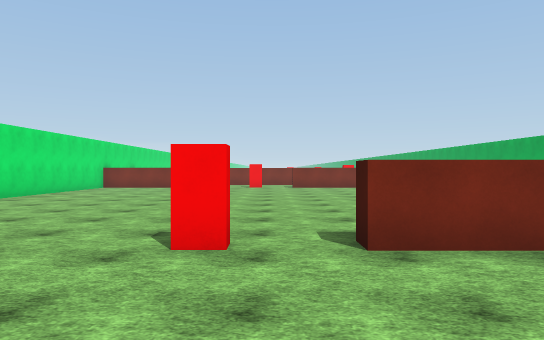
View 1 (above)

22 first-person views from a walk through a scene from a Unity 3-D project. The camera is 1.5 m above the floor, looks level and sees 70° across. The floor is counted in squares, 2 m on a side. Each view is taken from the middle of a square. On the plan, view 1 faces up. The plan holds only what a view shows up to about 12 squares ahead; the rest is blank. The place goes on beyond the plan. Surface patterns are stand-ins for the level's own textures.

View 2
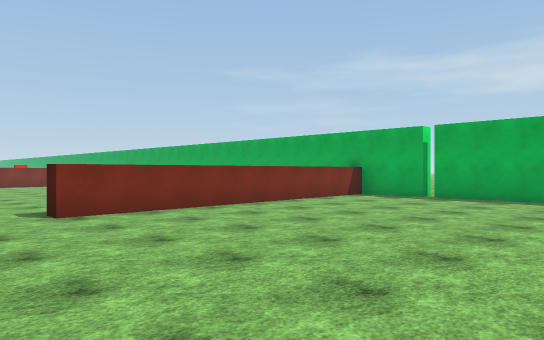

View 3
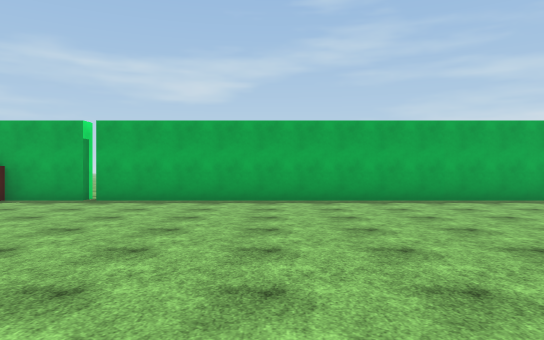

View 4
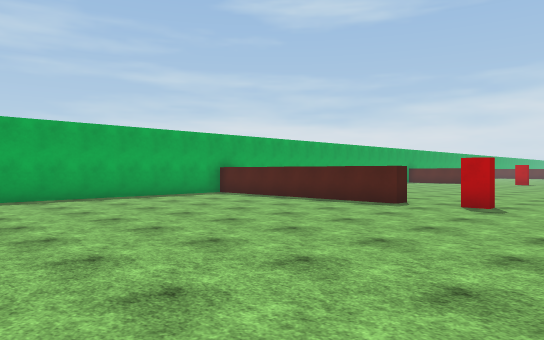

View 5
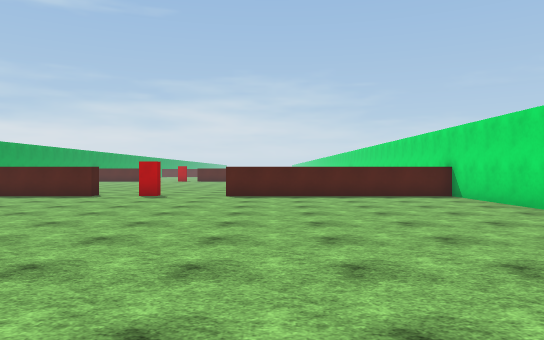

View 6
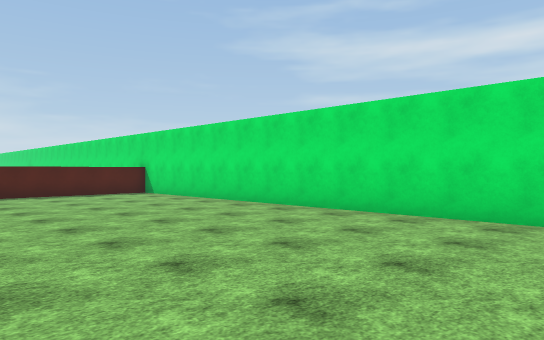

View 7
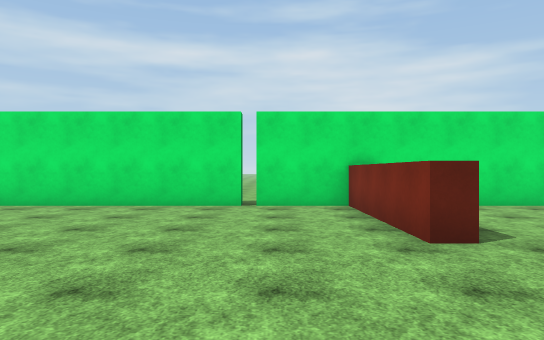

View 8
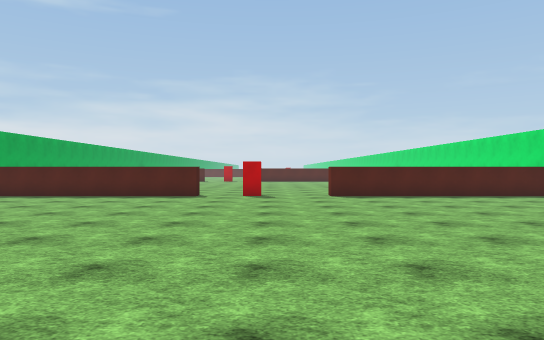

View 9
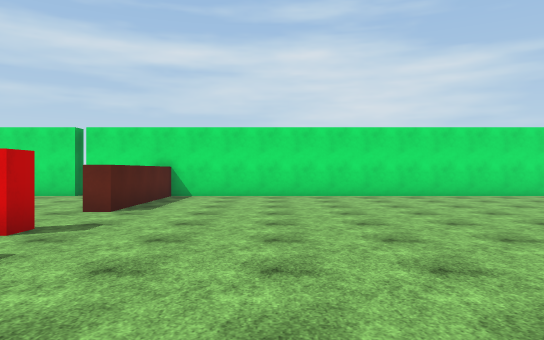

View 10
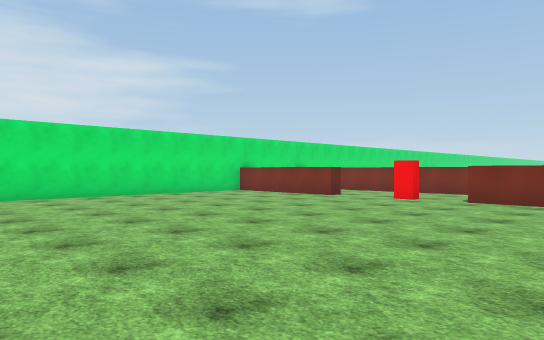

View 11
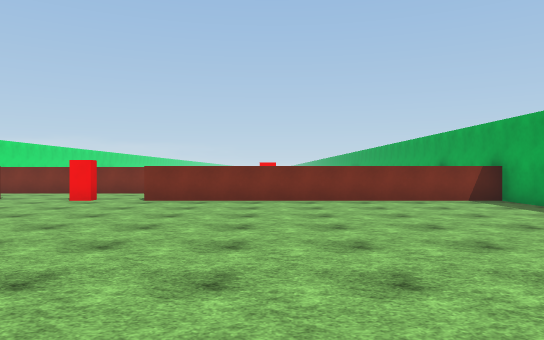

View 12
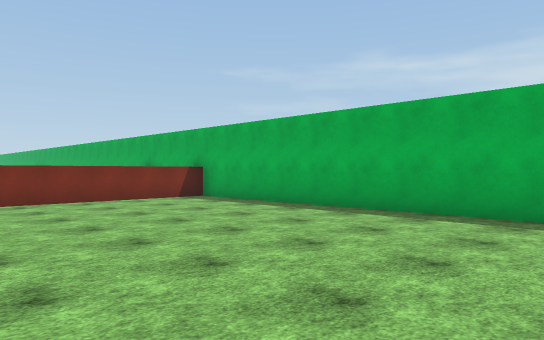

View 13
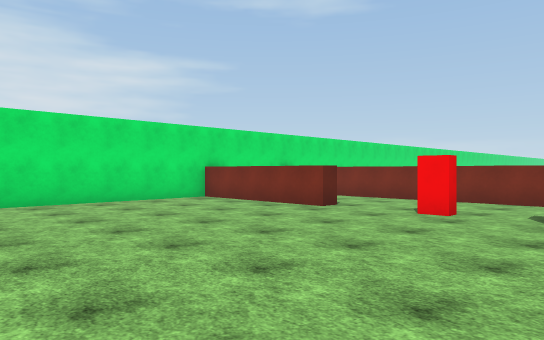

View 14
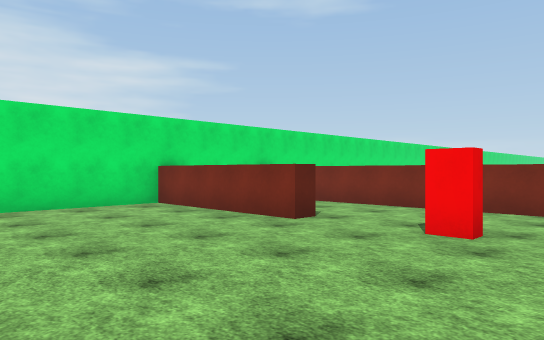

View 15
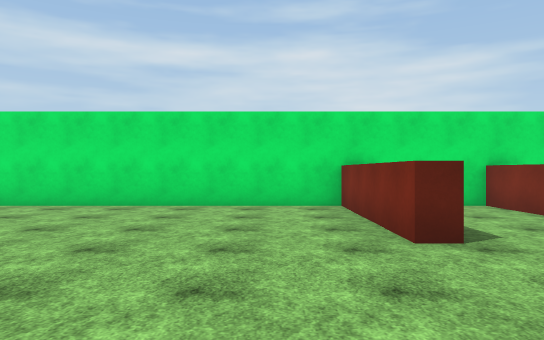

View 16
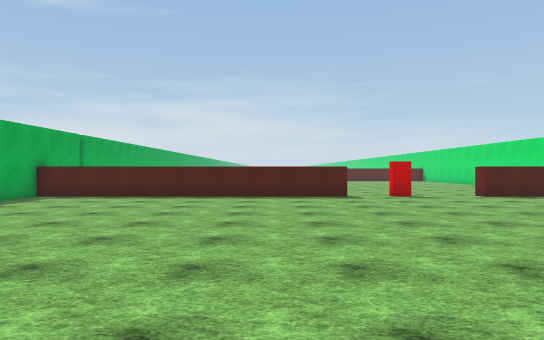

View 17
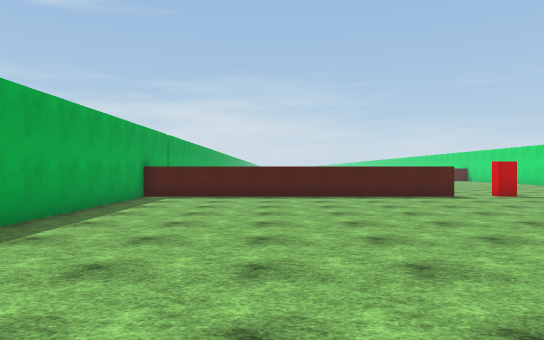

View 18
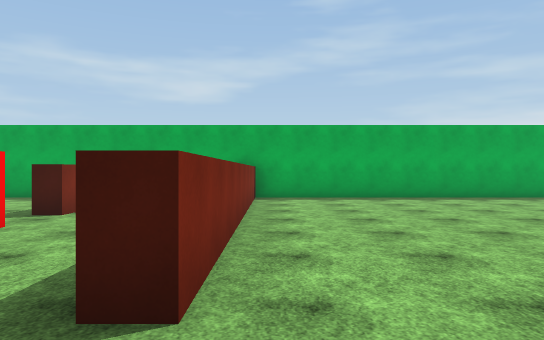

View 19
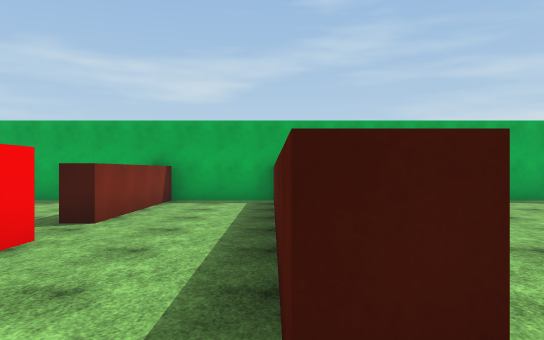

View 20
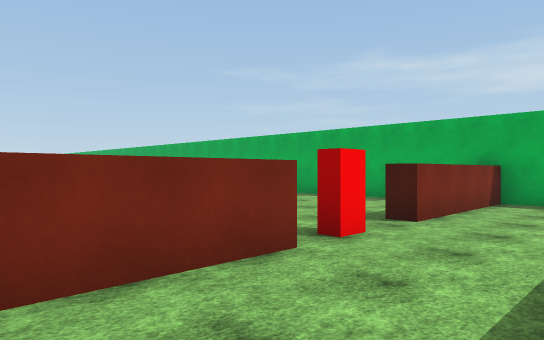

View 21
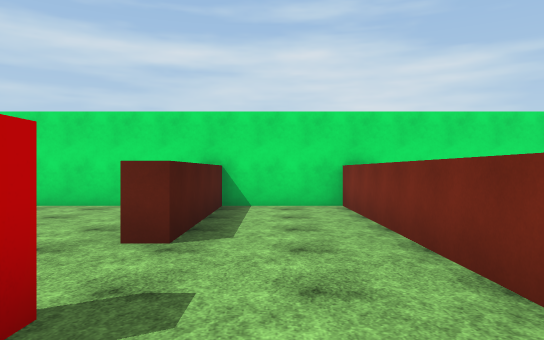

View 22
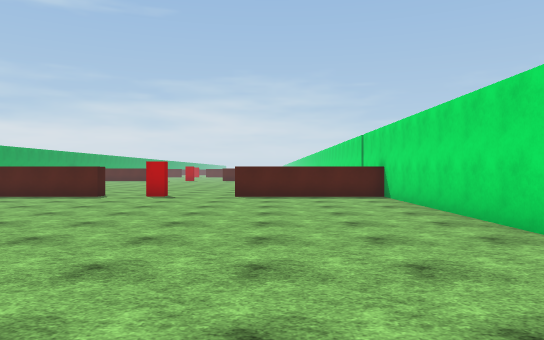

### Floor plan
Points are (right, up) in squares from view 1. A wall is a line through its corners. A room is listed if a view was taken in it or the views show most of it. See-through windows are left out.
Room 1 (views 1, 2, 3, 4, 5, 6, 7, 8)
walls: (3.2, -11.6) (3.2, -11.1) (8.9, -11.1); (-3, 3.6) (-7.1, 3.6) (-7.1, 1.6); (-7.6, 1.4) (-7.1, 1.4) (-7.1, -11.1) (-0.7, -11.1) (-0.7, -11.5); (9.6, 1.7) (9.6, 3.6) (0.9, 3.6); (9.6, -9.8) (9.6, 1.4)
ways out: opening at (-1, 4) to room 2; gap at (-8, 2); gap at (10, 2)
objects: other object (2, -11)
Room 2 (views 9, 10, 11, 12, 13, 14, 15, 16, 17, 18, 19, 20, 21, 22)
walls: (2.9, 19.5) (-7.1, 19.5) (-7.1, 17) (-3, 17) (-3, 16.5) (-7.1, 16.5) (-7.1, 4.1) (-3, 4.1) (-3, 3.6); (0.9, 3.6) (0.9, 4.1) (9.6, 4.1) (9.6, 16.5) (0.9, 16.5) (0.9, 17) (5.6, 17); (9.6, 16.9) (9.6, 19.5) (5.4, 19.5) (5.4, 20)
ways out: opening at (-1, 4) to room 1
objects: other object (-1, 4); other object (-1, 17); other object (4, 20)

Where each view was taken, in squares from view 1:
view 1: 0 up, 0 right, facing up
view 2: 3 down, 1 left, facing up-right
view 3: 3 down, 0 right, facing right
view 4: 3 down, 1 left, facing down-right
view 5: 0 up, 2 left, facing down
view 6: 1 up, 1 left, facing down-left
view 7: 2 up, 1 right, facing left
view 8: 0 up, 1 right, facing down
view 9: 7 up, 4 right, facing left
view 10: 7 up, 4 right, facing up-left
view 11: 7 up, 4 right, facing up
view 12: 7 up, 3 right, facing up-right
view 13: 10 up, 2 right, facing up-left
view 14: 12 up, 1 right, facing up-left
view 15: 15 up, 1 right, facing left
view 16: 15 up, 3 right, facing down
view 17: 15 up, 6 right, facing down
view 18: 16 up, 1 left, facing right
view 19: 17 up, 0 right, facing right
view 20: 17 up, 0 right, facing up-right
view 21: 18 up, 1 right, facing left
view 22: 15 up, 4 left, facing down
